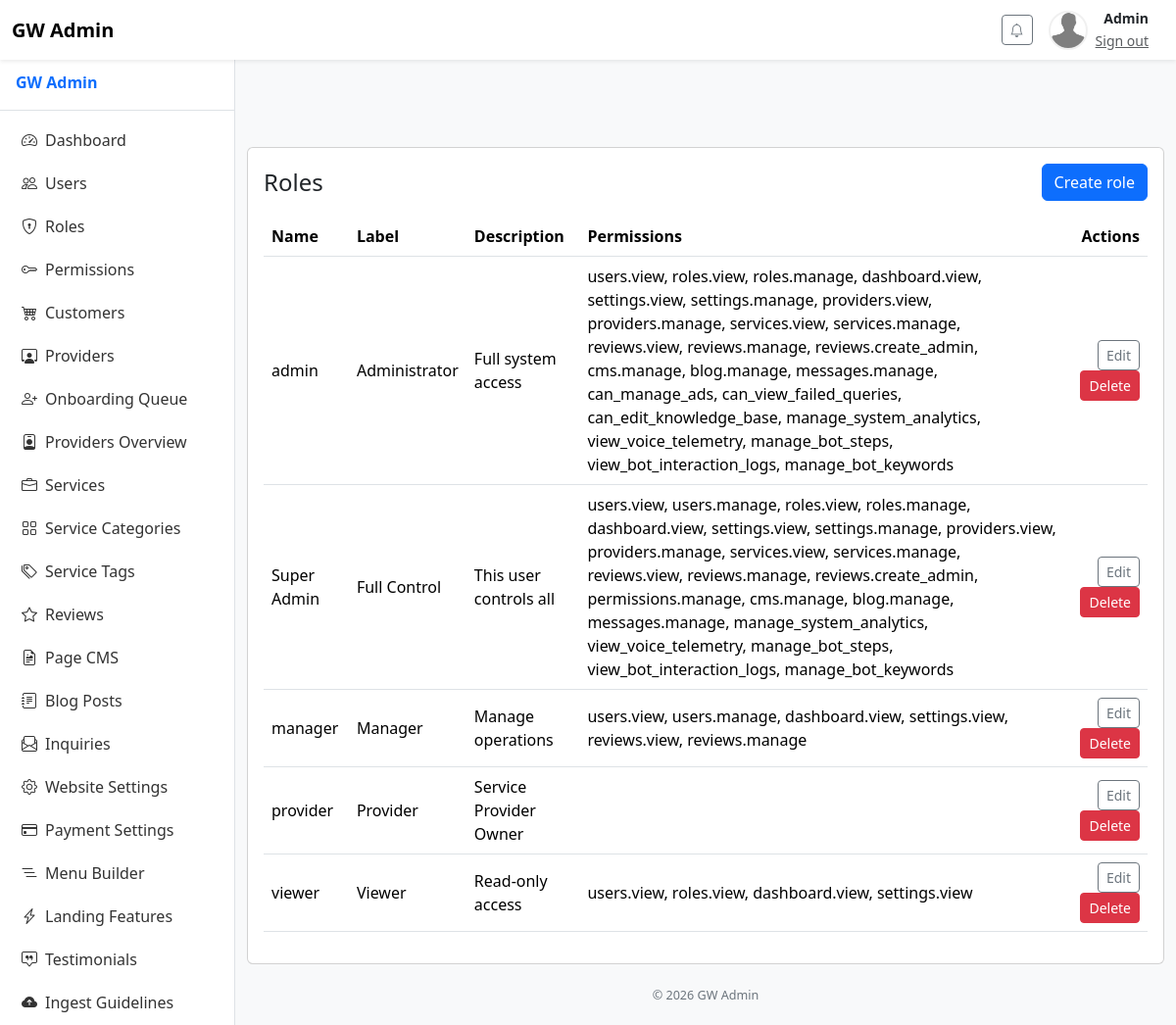
Screenshot of /admin/roles/index.php (signed in) with the database file from the repository.
### tables this page shows
CREATE TABLE `roles` (
  `id` int(10) unsigned NOT NULL AUTO_INCREMENT,
  `uuid` char(36) NOT NULL,
  `name` varchar(100) NOT NULL,
  `label` varchar(150) NOT NULL,
  `description` text DEFAULT NULL,
  `created_at` timestamp NULL DEFAULT current_timestamp(),
  PRIMARY KEY (`id`),
  UNIQUE KEY `uuid` (`uuid`),
  UNIQUE KEY `name` (`name`)
);

### lib/auth.php (called while the page is built, shortened)
<?php
function get_client_subnet(): string {
    $ip = $_SERVER['REMOTE_ADDR'] ?? '0.0.0.0';
    if (filter_var($ip, FILTER_VALIDATE_IP, FILTER_FLAG_IPV4)) {
        $parts = explode('.', $ip);
        return $parts[0] . '.' . $parts[1] . '.' . $parts[2] . '.0';
    } elseif (filter_var($ip, FILTER_VALIDATE_IP, FILTER_FLAG_IPV6)) {
        $parts = explode(':', $ip);
        return $parts[0] . ':' . $parts[1] . ':' . $parts[2] . ':0';
    }
    return '0.0.0.0';
}
function validate_session_bindings(): bool {
    $user_agent = $_SERVER['HTTP_USER_AGENT'] ?? '';
    $subnet = get_client_subnet();
    return true;
}
function current_user(): ?array {
    $user = $_SESSION['user'];
    return $user;
}
?>

### lib/permissions.php (called while the page is built, shortened)
<?php
require_once __DIR__ . '/auth.php';
function load_user_permissions_mysqli($userId): array {
    global $mysqli;
    $perms = [];
    $uid = is_numeric($userId) ? intval($userId) : null;
    if (!$uid) {
        $res = $mysqli->query("SELECT id FROM users WHERE uuid = '" . $mysqli->real_escape_string($userId) . "' LIMIT 1");
        if ($res && $row = $res->fetch_assoc()) {
            $uid = (int)$row['id'];
        }
    }
    $roleIds = [];
    $sql = "SELECT role_id FROM user_roles WHERE user_id = $uid";
    if ($res = $mysqli->query($sql)) {
        while ($r = $res->fetch_assoc()) $roleIds[] = (int)$r['role_id'];
    }
    if (!empty($roleIds)) {
        $in = implode(',', array_map('intval', $roleIds));
        $sql = "SELECT DISTINCT p.name FROM permissions p JOIN role_permissions rp ON rp.permission_id = p.id WHERE rp.role_id IN ($in)";
        if ($res = $mysqli->query($sql)) {
            while ($r = $res->fetch_assoc()) $perms[] = $r['name'];
        }
    }
    return array_values(array_unique($perms));
}
function can(string $permission): bool {
    static $request_perms = null;
    $user = current_user();
    if ($request_perms === null) {
        $userId = $user['uuid'] ?? (int)$user['id'];
        $request_perms = load_user_permissions_mysqli($userId);
    }
    return in_array($permission, $request_perms, true);
}

### lib/middleware.php (called while the page is built, shortened)
<?php
require_once __DIR__ . '/permissions.php';
require_once __DIR__ . '/auth.php';
function require_permission_or_die(string $perm) {
    global $domain;
    if (!can($perm)) {
        http_response_code(403);
        if (!empty($_SERVER['HTTP_X_REQUESTED_WITH']) && strtolower($_SERVER['HTTP_X_REQUESTED_WITH']) === 'xmlhttprequest') {
            header('Content-Type: application/json');
            echo json_encode(['error' => 'forbidden']);
            exit;
        }
        if (current_user()) {
            die('Forbidden: You do not have permission to access this resource.');
        }
        if (is_role('provider')) {
            header('Location: '.$domain.'/vendor/index.php');
            exit;
        }
        header('Location: '.$domain.'/login.php');
        exit;
    }
}
?>

### lib/role_helpers.php (called while the page is built, shortened)
<?php
require_once __DIR__ . '/db_mysqli.php';
function roles_all(): array {
    global $mysqli;
    $out = [];
    $sql = "SELECT * FROM roles ORDER BY label";
    if ($res = $mysqli->query($sql)) { while ($r = $res->fetch_assoc()) $out[] = $r; $res->free(); }
    return $out;
}

### admin/roles/index.php (the view, shortened to what this page needs)
<?php
require_once __DIR__ . '/../../lib/middleware.php';
require_permission_or_die('roles.view');
require_once __DIR__ . '/../../lib/role_helpers.php';
$roles = roles_all();
include __DIR__ . '/../../partials/header.php';
include __DIR__ . '/../../partials/sidebar.php';
?>
<div class="card mt-4 p-3">
  <div class="d-flex justify-content-between align-items-center">
    <h4 class="mb-0">Roles</h4>
    <?php if (can('roles.manage')): ?>
      <a href="<?php echo $domain; ?>/admin/roles/create.php" class="btn btn-primary">Create role</a>
    <?php endif; ?>
  </div>
  <table class="table table-hover mt-3">
    <thead><tr><th>Name</th><th>Label</th><th>Description</th><th>Permissions</th><th class="text-end">Actions</th></tr></thead>
    <tbody>
      <?php foreach ($roles as $r): ?>
        <tr>
          <td><?php echo htmlspecialchars($r['name'], ENT_QUOTES); ?></td>
          <td><?php echo htmlspecialchars($r['label'], ENT_QUOTES); ?></td>
          <td><?php echo htmlspecialchars($r['description'] ?? '', ENT_QUOTES); ?></td>
          <td>
            <?php
              $permNames = [];
              $sql = "SELECT p.name FROM permissions p JOIN role_permissions rp ON rp.permission_id=p.id WHERE rp.role_id=" . intval($r['id']);
              if ($res = $mysqli->query($sql)) { while ($rw=$res->fetch_assoc()) $permNames[] = htmlspecialchars($rw['name'], ENT_QUOTES); $res->free(); }
              echo implode(', ', $permNames);
            ?>
          </td>
          <td class="text-end">
            <a href="<?php echo $domain; ?>/admin/roles/edit.php?uuid=<?php echo htmlspecialchars($r['uuid']); ?>" class="btn btn-sm btn-outline-secondary">Edit</a>
            <?php if (can('roles.manage')): ?>
              <form method="post" action="<?php echo $domain; ?>/admin/roles/delete.php" class="d-inline-block" onsubmit="return confirm('Delete role?');">
                <button class="btn btn-sm btn-danger">Delete</button>
              </form>
            <?php endif; ?>
          </td>
        </tr>
      <?php endforeach; ?>
    </tbody>
  </table>
</div>
<?php include __DIR__ . '/../../partials/footer.php'; ?>

### public/assets/css/app.css (style rules this page uses)
body { padding-top: 70px; background:#f8f9fa; }
table td, table th { vertical-align: middle !important; }
body.with-sidebar { padding-left: 240px; }

### rows the page displays
roles: name "admin", label "Administrator", description "Full system access", permNames "users.view, roles.view, roles.manage, dashboard.view, settings.view, settings.manage, providers.view, providers.manage, services.view, services.manage, reviews.view, reviews.manage, reviews.create_admin, cms.manage, blog.manage, messages.manage, can_manage_ads, can_view_failed_queries, can_edit_knowledge_base, manage_system_analytics, view_voice_telemetry, manage_bot_steps, view_bot_interaction_logs, manage_bot_keywords"
roles: name "Super Admin", label "Full Control", description "This user controls all", permNames "users.view, users.manage, roles.view, roles.manage, dashboard.view, settings.view, settings.manage, providers.view, providers.manage, services.view, services.manage, reviews.view, reviews.manage, reviews.create_admin, permissions.manage, cms.manage, blog.manage, messages.manage, manage_system_analytics, view_voice_telemetry, manage_bot_steps, view_bot_interaction_logs, manage_bot_keywords"
roles: name "manager", label "Manager", description "Manage operations", permNames "users.view, users.manage, dashboard.view, settings.view, reviews.view, reviews.manage"
roles: name "provider", label "Provider", description "Service Provider Owner"
roles: name "viewer", label "Viewer", description "Read-only access", permNames "users.view, roles.view, dashboard.view, settings.view"

### other values shown
$user['name'] "Admin"
